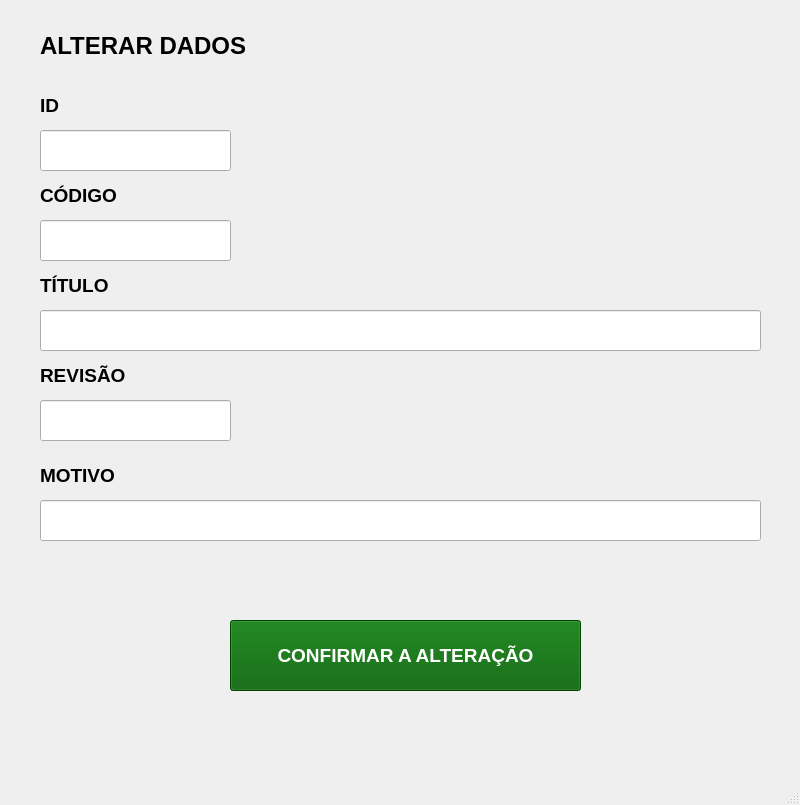
<?xml version="1.0" encoding="UTF-8"?>
<ui version="4.0">
 <class>AlterarMainWindow</class>
 <widget class="QMainWindow" name="AlterarMainWindow">
  <property name="geometry">
   <rect>
    <x>0</x>
    <y>0</y>
    <width>800</width>
    <height>805</height>
   </rect>
  </property>
  <property name="windowTitle">
   <string>MainWindow</string>
  </property>
  <widget class="QWidget" name="centralwidget">
   <widget class="QLabel" name="label">
    <property name="geometry">
     <rect>
      <x>40</x>
      <y>20</y>
      <width>271</width>
      <height>51</height>
     </rect>
    </property>
    <property name="font">
     <font>
      <pointsize>18</pointsize>
      <weight>75</weight>
      <bold>true</bold>
     </font>
    </property>
    <property name="text">
     <string>ALTERAR DADOS</string>
    </property>
   </widget>
   <widget class="QLineEdit" name="txtAlterarId">
    <property name="geometry">
     <rect>
      <x>40</x>
      <y>130</y>
      <width>191</width>
      <height>41</height>
     </rect>
    </property>
    <property name="styleSheet">
     <string notr="true">font: 14pt &quot;MS Shell Dlg 2&quot;;
color: rgb(85, 0, 255);</string>
    </property>
   </widget>
   <widget class="QLineEdit" name="txtAlterarCodigo">
    <property name="geometry">
     <rect>
      <x>40</x>
      <y>220</y>
      <width>191</width>
      <height>41</height>
     </rect>
    </property>
    <property name="styleSheet">
     <string notr="true">font: 14pt &quot;MS Shell Dlg 2&quot;;
color: rgb(85, 0, 255);</string>
    </property>
   </widget>
   <widget class="QLineEdit" name="txtAlterarTitulo">
    <property name="geometry">
     <rect>
      <x>40</x>
      <y>310</y>
      <width>721</width>
      <height>41</height>
     </rect>
    </property>
    <property name="styleSheet">
     <string notr="true">font: 14pt &quot;MS Shell Dlg 2&quot;;
color: rgb(85, 0, 255);</string>
    </property>
   </widget>
   <widget class="QLineEdit" name="txtAlterarRevisao">
    <property name="geometry">
     <rect>
      <x>40</x>
      <y>400</y>
      <width>191</width>
      <height>41</height>
     </rect>
    </property>
    <property name="styleSheet">
     <string notr="true">font: 14pt &quot;MS Shell Dlg 2&quot;;
color: rgb(255, 255, 255);</string>
    </property>
   </widget>
   <widget class="QLabel" name="label_2">
    <property name="geometry">
     <rect>
      <x>40</x>
      <y>95</y>
      <width>51</width>
      <height>21</height>
     </rect>
    </property>
    <property name="font">
     <font>
      <pointsize>14</pointsize>
      <weight>75</weight>
      <bold>true</bold>
     </font>
    </property>
    <property name="text">
     <string>ID</string>
    </property>
   </widget>
   <widget class="QLabel" name="label_3">
    <property name="geometry">
     <rect>
      <x>40</x>
      <y>180</y>
      <width>101</width>
      <height>31</height>
     </rect>
    </property>
    <property name="font">
     <font>
      <pointsize>14</pointsize>
      <weight>75</weight>
      <bold>true</bold>
     </font>
    </property>
    <property name="text">
     <string>CÓDIGO</string>
    </property>
   </widget>
   <widget class="QLabel" name="label_4">
    <property name="geometry">
     <rect>
      <x>40</x>
      <y>270</y>
      <width>101</width>
      <height>31</height>
     </rect>
    </property>
    <property name="font">
     <font>
      <pointsize>14</pointsize>
      <weight>75</weight>
      <bold>true</bold>
     </font>
    </property>
    <property name="text">
     <string>TÍTULO</string>
    </property>
   </widget>
   <widget class="QLabel" name="label_5">
    <property name="geometry">
     <rect>
      <x>40</x>
      <y>360</y>
      <width>111</width>
      <height>31</height>
     </rect>
    </property>
    <property name="font">
     <font>
      <pointsize>14</pointsize>
      <weight>75</weight>
      <bold>true</bold>
     </font>
    </property>
    <property name="text">
     <string>REVISÃO</string>
    </property>
   </widget>
   <widget class="QLabel" name="label_6">
    <property name="geometry">
     <rect>
      <x>40</x>
      <y>460</y>
      <width>111</width>
      <height>31</height>
     </rect>
    </property>
    <property name="font">
     <font>
      <pointsize>14</pointsize>
      <weight>75</weight>
      <bold>true</bold>
     </font>
    </property>
    <property name="text">
     <string>MOTIVO</string>
    </property>
   </widget>
   <widget class="QLineEdit" name="txtAlterarMotivo">
    <property name="geometry">
     <rect>
      <x>40</x>
      <y>500</y>
      <width>721</width>
      <height>41</height>
     </rect>
    </property>
    <property name="styleSheet">
     <string notr="true">font: 14pt &quot;MS Shell Dlg 2&quot;;
color: rgb(85, 0, 255);</string>
    </property>
   </widget>
   <widget class="QPushButton" name="btnConfirmar">
    <property name="geometry">
     <rect>
      <x>230</x>
      <y>620</y>
      <width>351</width>
      <height>71</height>
     </rect>
    </property>
    <property name="font">
     <font>
      <pointsize>14</pointsize>
      <weight>75</weight>
      <bold>true</bold>
     </font>
    </property>
    <property name="styleSheet">
     <string notr="true">background-color: rgb(0, 94, 0);
color: rgb(255, 255, 255);</string>
    </property>
    <property name="text">
     <string>CONFIRMAR A ALTERAÇÃO</string>
    </property>
   </widget>
  </widget>
  <widget class="QMenuBar" name="menubar">
   <property name="geometry">
    <rect>
     <x>0</x>
     <y>0</y>
     <width>800</width>
     <height>26</height>
    </rect>
   </property>
  </widget>
  <widget class="QStatusBar" name="statusbar"/>
 </widget>
 <resources/>
 <connections/>
</ui>
